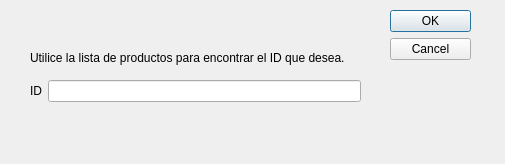
<?xml version="1.0" encoding="UTF-8"?>
<ui version="4.0">
 <class>FormID</class>
 <widget class="QDialog" name="FormID">
  <property name="geometry">
   <rect>
    <x>0</x>
    <y>0</y>
    <width>505</width>
    <height>164</height>
   </rect>
  </property>
  <property name="windowTitle">
   <string>Dialog</string>
  </property>
  <widget class="QDialogButtonBox" name="buttonBox">
   <property name="geometry">
    <rect>
     <x>390</x>
     <y>10</y>
     <width>81</width>
     <height>241</height>
    </rect>
   </property>
   <property name="orientation">
    <enum>Qt::Vertical</enum>
   </property>
   <property name="standardButtons">
    <set>QDialogButtonBox::Cancel|QDialogButtonBox::Ok</set>
   </property>
  </widget>
  <widget class="QWidget" name="verticalLayoutWidget">
   <property name="geometry">
    <rect>
     <x>30</x>
     <y>10</y>
     <width>331</width>
     <height>61</height>
    </rect>
   </property>
   <layout class="QVBoxLayout" name="verticalLayout">
    <item>
     <widget class="QLabel" name="labelInstrucciones1">
      <property name="text">
       <string/>
      </property>
     </widget>
    </item>
    <item>
     <widget class="QLabel" name="labelInstrucciones2">
      <property name="text">
       <string>Utilice la lista de productos para encontrar el ID que desea.</string>
      </property>
     </widget>
    </item>
   </layout>
  </widget>
  <widget class="QWidget" name="formLayoutWidget">
   <property name="geometry">
    <rect>
     <x>30</x>
     <y>80</y>
     <width>331</width>
     <height>41</height>
    </rect>
   </property>
   <layout class="QFormLayout" name="formLayout">
    <item row="0" column="0">
     <widget class="QLabel" name="labelID">
      <property name="text">
       <string>ID</string>
      </property>
     </widget>
    </item>
    <item row="0" column="1">
     <widget class="QLineEdit" name="txtID"/>
    </item>
   </layout>
  </widget>
 </widget>
 <resources/>
 <connections>
  <connection>
   <sender>buttonBox</sender>
   <signal>accepted()</signal>
   <receiver>FormID</receiver>
   <slot>accept()</slot>
   <hints>
    <hint type="sourcelabel">
     <x>248</x>
     <y>254</y>
    </hint>
    <hint type="destinationlabel">
     <x>157</x>
     <y>274</y>
    </hint>
   </hints>
  </connection>
  <connection>
   <sender>buttonBox</sender>
   <signal>rejected()</signal>
   <receiver>FormID</receiver>
   <slot>reject()</slot>
   <hints>
    <hint type="sourcelabel">
     <x>316</x>
     <y>260</y>
    </hint>
    <hint type="destinationlabel">
     <x>286</x>
     <y>274</y>
    </hint>
   </hints>
  </connection>
 </connections>
</ui>
